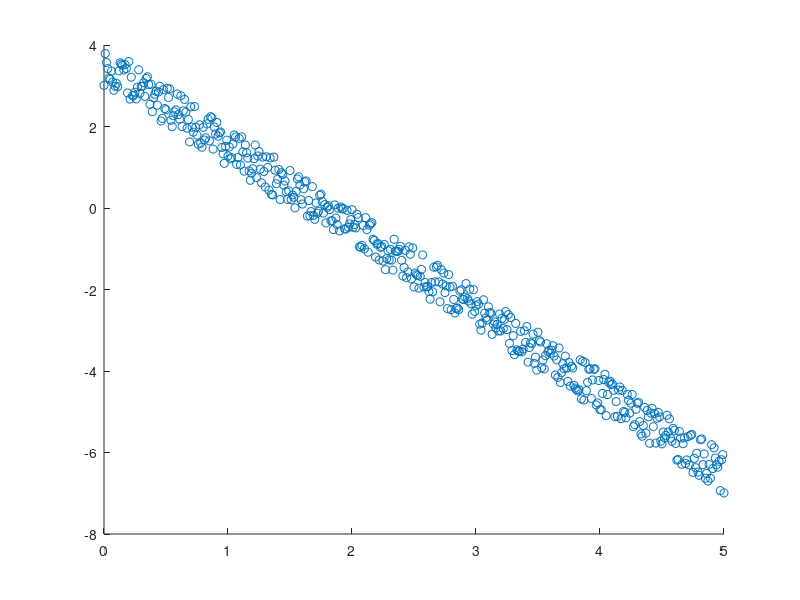

Source code (MATLAB): (Note: this script raises an error after producing the figure.)
%% Max Kramer
% I affirm that I have adhered to the honor code on this assignment. 
%%
% _Hello again, scientist! I'll do all my writing in italics, and problems for you will be in *bold.*
% Comment your code, and_ explain your ideas in plaintext. _As a general rule, I expect
% you to do at least as much writing as I do. Code should be part of your solution, but
% I expect variables to be clear and explanation to involve complete sentences.
% Cite your sources; if you work with someone in the class on a problem,
% that's an extremely important source. Don't work alone._

%% Problem F.02: Find the function.
% _*Import the file data1.csv as data1. Use a semicolon.*_

data1 = csvread("data1.csv");

%%
% _data1 represents the x-y
% coordinates of some unknown function. *Show me a scatterplot of data1.*_

scatter(data1(:,1),data1(:,2))

%%
% The scatter command plots points on the x-y plane. The first column of
% data1 is plotted along the x-axis and the second column along the y-axis.

%%
% _Looks linear, huh? Let's find the ordinary line of best fit.
% I'll walk you through this one. When you're ready, *uncomment the following.*_

inputs = data1(:,1); outputs = data1(:,2);
syms x;
functionone = 1; % this is silly, but I'm thinking of this as the function y=1
functionx = x; % same deal, this is the function y = x
X = [subs(functionone,x,inputs) subs(functionx,x,inputs)]; % a linear transformation is determined...

%%
% _You're trying to best-fit the equation X*b = outputs. *Set up the normal
% equations as in Lay 6.6, and solve for b.*_

Xtx = X' * X;
Xty = X' * outputs;

b = Xtx^(-1) * Xty

%%
% _Then *uncomment the following* to find "the" line of best fit; that is,
% the line that best approximates y as a function of x._

f1 = [1 x]*b

%%
% _*Plot data1 and f1 on the same set of axes.*_

figure;
scatter(data1(:,1),data1(:,2))
hold on
fplot(f1,[0 5])

%% 
% _Cool, right? Let's move on. *Import data2 and plot it.*_

data2 = csvread("data2.csv");
figure;
scatter(data2(:,1),data2(:,2))

%%
% _*Find the ordinary line of best fit. Explain why it is bad.*_

inputs2 = data2(:,1); outputs2 = data2(:,2);
X2 = [subs(functionone,x,inputs2) subs(functionx,x,inputs2)];

Xtx2 = X2' * X2;
Xty2 = X2' * outputs2;

b2 = Xtx2^(-1) * Xty2;
f2 = [1 x]*b2;

figure;
scatter(data2(:,1),data2(:,2))
hold on
fplot(f2,[0 5])

%%
% f2 represents the equation of the ordinary line of best fit to data2.
% This line is not a particularly useful model fit as the shape of the data do
% not suggest that the hidden function is linear. 


%%
% _Okay it turns out that data2 is pretty close to some exponential
% function, y = a*b^x. Unfortunately this isn't linear. But y'know what is?
% log(y) = x*log(b) + a. So let's find that._


%%
% _*Plot the first column against the log of the second column.* 
% This is called a semi-log plot. (It's common
% in biostatistics, where exponential growth is the norm.)_

figure;
scatter(data2(:,1), log(data2(:,2)))

%%
% _Sweet. *Do linear regression on that.*_


inputs2log = data2(:,1); outputs2log = log(data2(:,2));
X2log = [subs(functionone,x,inputs2log) subs(functionx,x,inputs2log)];

Xtx2log = X2log' * X2log;
Xty2log = X2log' * outputs2log;

b2log = Xtx2log^(-1) * Xty2log;
f2log = [1 x]*b2log;

figure;
scatter(data2(:,1),log(data2(:,2)))
hold on
fplot(f2log,[0 5])

%%
% The linear regresion is the same procedure but using log(data2(:,2)).
% This model fits a line to the linear relationship observed in the
% semi-log plot.

%%
% _Using your linear regression, *find a curve f2 that closely
% follows data2. Plot data2 and f2 on the same axes.*_

figure;
scatter(data2(:,1),data2(:,2))
hold on
f2 = exp(f2log);
fplot(f2, [0 5])

%%
% The exponentiation of the function f2log fits a curve of the form y = a *
% b^x to the original data2. 

%%
% _While this might look pretty good, using a linear fit to model
% exponential growth is often dangerously misleading. *Show me a
% scatterplot of data2's inputs against the residual error.* 
% If you've done this right, the residuals should get worse over time.
% This is because a log scale compresses large y-values into a much smaller
% range than they actually are, so small errors on a log plot
% correspond to massive real-world prediction errors. (This is why infectious disease
% models have such huge error bars; they're trying their best to predict
% the exponential future. The difference between 100K and 1M is only a
% difference of 1 on a log_10 scale.)_

residual = outputs2 - double(subs(f2,x,inputs2));
figure;
scatter(inputs2,residual)

%%
% The residuals are plotted below. It is clear that the model demonstrates
% heteroschedasticity, as the residuals blow up at higher values. This is a
% violation of the assumptions of linear regression.

%% 
% _*Import data3 and have a look at it. Verify that data3 doesn't fit
% either a linear or an exponential model particularly well.*_

data3 = csvread("data3.csv");
figure;
scatter(data3(:,1),data3(:,2))

% Linear Model
inputs3 = data3(:,1); outputs3 = data3(:,2);
X3 = [subs(functionone,x,inputs3) subs(functionx,x,inputs3)];

Xtx3 = X3' * X3;
Xty3 = X3' * outputs3;

b3 = Xtx3^(-1) * Xty3;
f3 = [1 x]*b3;

figure;
scatter(data3(:,1),data3(:,2))
hold on
fplot(f3,[0 100])

% Exponential Model
inputs3log = data3(:,1); outputs3log = log(data3(:,2));
X3log = [subs(functionone,x,inputs3log) subs(functionx,x,inputs3log)];

Xtx3log = X3log' * X3log;
Xty3log = X3log' * outputs3log;

b3log = Xtx3log^(-1) * Xty3log;
f3log = [1 x]*b3log;

figure;
scatter(data3(:,1),data3(:,2))
f3exp = exp(f3log);
hold on
fplot(f3exp,[0 100])

%%
% The resulting linear and exponential models do not fit the data
% particularly well. The exponential model was found using the semi-log
% data as in the previous section.

%%
% _In fact data3 is pulled from a polynomial of degree *n* for some number
% *n*. But what's *n*? Well, if you have a function y=a*x^n and you
% take log of BOTH sides, you get log(y) = n*log(x)+log(a). When x is
% really big, the lower-order terms of the polynomial are small and drop
% out._

%%
% _*Plot log of the first column against log of the second column.*
% This is called a log-log plot, and it's very common in economic modeling._

figure;
scatter(log(data3(:,1)), log(data3(:,2)))

%%
% _Like most real-world data, this one's pretty noisy. 
% *Truncate the data so that you only see the linear chunk at the
% end and plot that.* This requires a bit of a judgment call as to
% where you should truncate._

data3denoise = log(data3(end:-1:end-100,:)); % LAST 100 ROWS
figure;
scatter(data3denoise(:,1),data3denoise(:,2))

%%
% The last 100 entries were selected as they show a very linear
% relationship. 

%%
% _*Do linear regression on that. Then find the degree and leading
% coefficient of a polynomial f3 and plot it against data3.* Even though this isn't
% the "exact" polynomial, real-world data is often better estimated by
% just using the leading term. Retainin lower-order information is almost always what's called
% "overfitting," which is great at predicting the past and terrible at
% predicting the future. Anyone can predict the past._

inputs3denoise = data3denoise(:,1); outputs3denoise = data3denoise(:,2);
X3denoise = [subs(functionone,x,inputs3denoise) subs(functionx,x,inputs3denoise)];

Xtx3denoise = X3denoise' * X3denoise;
Xty3denoise = X3denoise' * outputs3denoise;

b3denoise = Xtx3denoise^(-1) * Xty3denoise;
f3denoise = [1 x]*b3denoise;

exp(1.148) % Had to hardcode b3denoise(1,1) as exp() refused to work on the enormous fraction.

figure;
scatter(data3denoise(:,1),data3denoise(:,2))
hold on
fplot(f3denoise,[4.475 4.625])

%%
% The degree of the polynomial is the slope of the line of best fit to the
% log-log data. The slope of the best fit line is approximately 3,
% which would indicate that the degree of the polynomial is 3. The leading
% coefficient is the exponentiation of the intercept of the line of best
% fit to the log-log data. The exp() of the intercept in this case is
% approximately 3.1517, so the leading coefficient on the polynomial is
% 3.1517.